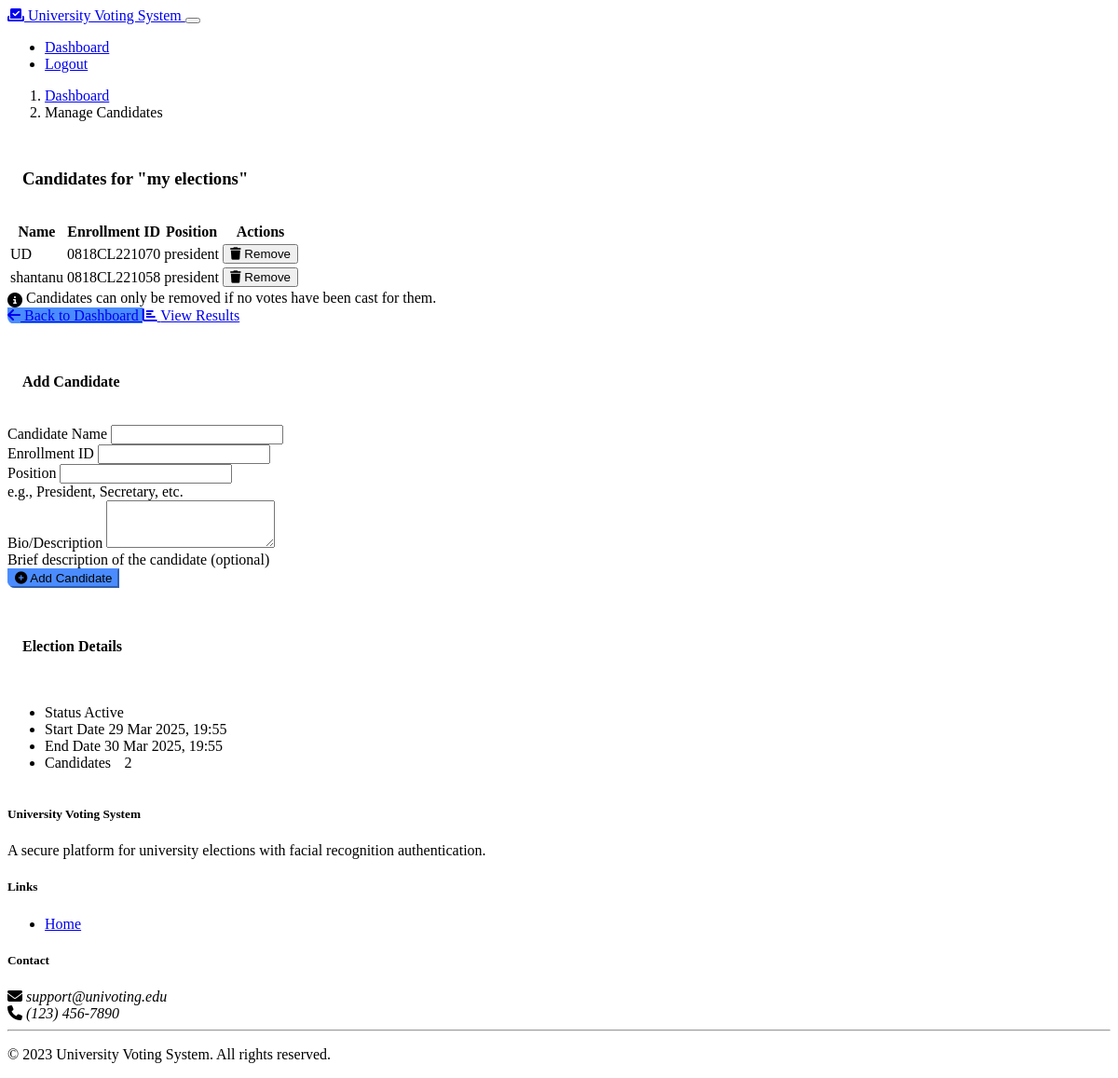
Screenshot of /admin/election/1/candidates (signed in) with the database file from the repository.
### models.py (models this page shows, shortened)
class Election(db.Model):
    id = db.Column(db.Integer, primary_key=True)
    title = db.Column(db.String(100), nullable=False)
    description = db.Column(db.Text, nullable=True)
    start_date = db.Column(db.DateTime, nullable=False)
    end_date = db.Column(db.DateTime, nullable=False)
    is_active = db.Column(db.Boolean, default=False)
    created_by = db.Column(db.Integer, db.ForeignKey('user.id'), nullable=False)
    created_at = db.Column(db.DateTime, default=datetime.datetime.utcnow)
    candidates = db.relationship('Candidate', backref='election', lazy=True, cascade="all, delete-orphan")
    votes = db.relationship('Vote', backref='election', lazy=True, cascade="all, delete-orphan")
    admin = db.relationship('User', backref='created_elections')

class Candidate(db.Model):
    id = db.Column(db.Integer, primary_key=True)
    name = db.Column(db.String(100), nullable=False)
    enrollment_id = db.Column(db.String(50), nullable=False)
    position = db.Column(db.String(100), nullable=False)
    bio = db.Column(db.Text, nullable=True)
    election_id = db.Column(db.Integer, db.ForeignKey('election.id'), nullable=False)
    created_at = db.Column(db.DateTime, default=datetime.datetime.utcnow)
    votes = db.relationship('Vote', backref='candidate', lazy=True)

### routes.py (the view, shortened to what this page needs)
@app.route('/admin/election/<int:election_id>/candidates', methods=['GET', 'POST'])
def manage_candidates(election_id):
    if not is_logged_in() or not is_admin():
        flash('You do not have permission to access this page', 'danger')
        return redirect(url_for('admin_login'))
    user_id = session.get('user_id')
    election = Election.query.get_or_404(election_id)
    if election.created_by != user_id:
        flash('You do not have permission to manage candidates for this election', 'danger')
        return redirect(url_for('admin_dashboard'))
    candidates = Candidate.query.filter_by(election_id=election_id).all()
    return render_template('manage_candidates.html', election=election, candidates=candidates)

### models.py (called while the page is built)
    def is_admin(self):
        return self.role == 'admin'

### routes.py (called while the page is built)
def is_logged_in():
    return 'user_id' in session

def is_admin():
    if not is_logged_in():
        return False
    user_id = session.get('user_id')
    user = User.query.get(user_id)
    return user and user.is_admin()

### templates/manage_candidates.html (shortened to what this page needs)
{% extends 'base.html' %}
{% block content %}
<div class="container py-4">
    <nav aria-label="breadcrumb">
        <ol class="breadcrumb">
            <li class="breadcrumb-item"><a href="{{ url_for('admin_dashboard') }}">Dashboard</a></li>
            <li class="breadcrumb-item active">Manage Candidates</li>
        </ol>
    </nav>
    <div class="row">
        <div class="col-md-8">
            <div class="card shadow mb-4">
                <div class="card-header bg-primary text-white d-flex justify-content-between align-items-center">
                    <h3 class="mb-0">Candidates for "{{ election.title }}"</h3>
                </div>
                <div class="card-body">
                    {% if candidates %}
                        <div class="table-responsive">
                            <table class="table table-hover">
                                <thead>
                                    <tr>
                                        <th>Name</th>
                                        <th>Enrollment ID</th>
                                        <th>Position</th>
                                        <th>Actions</th>
                                    </tr>
                                </thead>
                                <tbody>
                                    {% for candidate in candidates %}
                                        <tr>
                                            <td>{{ candidate.name }}</td>
                                            <td>{{ candidate.enrollment_id }}</td>
                                            <td>{{ candidate.position }}</td>
                                            <td>
                                                <form method="POST" action="{{ url_for('delete_candidate', candidate_id=candidate.id) }}" class="d-inline" onsubmit="return confirm('Are you sure you want to delete this candidate?')">
                                                    <button type="submit" class="btn btn-sm btn-outline-danger">
                                                        <i class="fas fa-trash me-1"></i> Remove
                                                    </button>
                                                </form>
                                            </td>
                                        </tr>
                                    {% endfor %}
                                </tbody>
                            </table>
                        </div>
                    {% endif %}
                    <div class="alert alert-info mt-3">
                        <i class="fas fa-info-circle me-2"></i> Candidates can only be removed if no votes have been cast for them.
                    </div>
                    <div class="d-grid gap-2 d-md-flex justify-content-md-start mt-3">
                        <a href="{{ url_for('admin_dashboard') }}" class="btn btn-primary">
                            <i class="fas fa-arrow-left me-2"></i> Back to Dashboard
                        </a>
                        {% if candidates %}
                            <a href="{{ url_for('view_results', election_id=election.id) }}" class="btn btn-success">
                                <i class="fas fa-chart-bar me-2"></i> View Results
                            </a>
                        {% endif %}
                    </div>
                </div>
            </div>
        </div>
        <div class="col-md-4">
            <div class="card shadow">
                <div class="card-header bg-secondary text-white">
                    <h4 class="mb-0">Add Candidate</h4>
                </div>
                <div class="card-body">
                    <form method="POST" action="{{ url_for('manage_candidates', election_id=election.id) }}">
                        <div class="mb-3">
                            <label for="name" class="form-label">Candidate Name</label>
                            <input type="text" class="form-control" id="name" name="name" required>
                        </div>
                        <div class="mb-3">
                            <label for="enrollment_id" class="form-label">Enrollment ID</label>
                            <input type="text" class="form-control" id="enrollment_id" name="enrollment_id" required>
                        </div>
                        <div class="mb-3">
                            <label for="position" class="form-label">Position</label>
                            <input type="text" class="form-control" id="position" name="position" required>
                            <div class="form-text">e.g., President, Secretary, etc.</div>
                        </div>
                        <div class="mb-3">
                            <label for="bio" class="form-label">Bio/Description</label>
                            <textarea class="form-control" id="bio" name="bio" rows="3"></textarea>
                            <div class="form-text">Brief description of the candidate (optional)</div>
                        </div>
                        <div class="d-grid">
                            <button type="submit" class="btn btn-primary">
                                <i class="fas fa-plus-circle me-2"></i> Add Candidate
                            </button>
                        </div>
                    </form>
                </div>
            </div>
            <div class="card shadow mt-4">
                <div class="card-header bg-info text-white">
                    <h4 class="mb-0">Election Details</h4>
                </div>
                <div class="card-body">
                    <ul class="list-group list-group-flush">
                        <li class="list-group-item d-flex justify-content-between align-items-center">
                            <span>Status</span>
                            <span class="badge bg-{{ 'success' if election.is_active else 'danger' }}">
                                {{ 'Active' if election.is_active else 'Inactive' }}
                            </span>
                        </li>
                        <li class="list-group-item d-flex justify-content-between align-items-center">
                            <span>Start Date</span>
                            <span>{{ election.start_date.strftime('%d %b %Y, %H:%M') }}</span>
                        </li>
                        <li class="list-group-item d-flex justify-content-between align-items-center">
                            <span>End Date</span>
                            <span>{{ election.end_date.strftime('%d %b %Y, %H:%M') }}</span>
                        </li>
                        <li class="list-group-item d-flex justify-content-between align-items-center">
                            <span>Candidates</span>
                            <span class="badge bg-primary rounded-pill">{{ candidates|length }}</span>
                        </li>
                    </ul>
                </div>
            </div>
        </div>
    </div>
</div>
{% endblock %}

### templates/base.html (shortened to what this page needs)
<!DOCTYPE html>
<html lang="en" data-bs-theme="dark">
<head>
    <link href="https://cdn.replit.com/agent/bootstrap-agent-dark-theme.min.css" rel="stylesheet">
    <link rel="stylesheet" href="https://cdnjs.cloudflare.com/ajax/libs/font-awesome/6.4.0/css/all.min.css">
    <link rel="stylesheet" href="{{ url_for('static', filename='css/custom.css') }}">
</head>
<body class="d-flex flex-column min-vh-100">
    <nav class="navbar navbar-expand-lg navbar-dark bg-dark">
        <div class="container">
            <a class="navbar-brand" href="{{ url_for('index') }}">
                <i class="fas fa-vote-yea me-2"></i>
                University Voting System
            </a>
            <button class="navbar-toggler" type="button" data-bs-toggle="collapse" data-bs-target="#navbarNav">
            </button>
            <div class="collapse navbar-collapse" id="navbarNav">
                <ul class="navbar-nav ms-auto">
                    {% if session.get('user_id') %}
                        {% set user = user or None %}
                        {% if user and user.is_admin() %}
                            <li class="nav-item">
                                <a class="nav-link" href="{{ url_for('admin_dashboard') }}">Dashboard</a>
                            </li>
                            <li class="nav-item">
                                <a class="nav-link" href="{{ url_for('create_election') }}">Create Election</a>
                            </li>
                        {% else %}
                            <li class="nav-item">
                                <a class="nav-link" href="{{ url_for('voter_dashboard') }}">Dashboard</a>
                            </li>
                        {% endif %}
                        <li class="nav-item">
                            <a class="nav-link" href="{{ url_for('logout') }}">Logout</a>
                        </li>
                    {% endif %}
                </ul>
            </div>
        </div>
    </nav>
    <main class="container my-4 flex-grow-1">
        {% block content %}{% endblock %}
    </main>
    <footer class="bg-dark text-white py-4 mt-5">
        <div class="container">
            <div class="row">
                <div class="col-md-6">
                    <h5>University Voting System</h5>
                    <p>A secure platform for university elections with facial recognition authentication.</p>
                </div>
                <div class="col-md-3">
                    <h5>Links</h5>
                    <ul class="list-unstyled">
                        <li><a href="{{ url_for('index') }}" class="text-decoration-none text-light">Home</a></li>
                    </ul>
                </div>
                <div class="col-md-3">
                    <h5>Contact</h5>
                    <address class="mb-0">
                        <i class="fas fa-envelope me-2"></i> support@univoting.edu<br>
                        <i class="fas fa-phone me-2"></i> (123) 456-7890
                    </address>
                </div>
            </div>
            <hr>
            <div class="text-center">
                <p class="mb-0">&copy; {{ now.year if now else 2023 }} University Voting System. All rights reserved.</p>
            </div>
        </div>
    </footer>
</body>
</html>

### static/css/custom.css (style rules this page uses)
.bg-dark { background-color: var(--bs-gray-900) !important; }
.card { margin-bottom: 1rem; border-radius: 0.5rem; overflow: hidden; }
.card-header { padding: 1rem; }
.btn-primary { background-color: #4a8cff; border-color: #4a8cff; }
.badge.rounded-pill { padding: 0.35em 0.65em; }
.alert i { vertical-align: middle; }

### rows the page displays
Election: title "my elections", is_active "Active", start_date "29 Mar 2025, 19:55", end_date "30 Mar 2025, 19:55"
Candidate: name "UD", enrollment_id "0818CL221070", position "president"
Candidate: name "shantanu", enrollment_id "0818CL221058", position "president"

### other values shown
{{ candidates|length }} "2"
{{ now.year if now else 2023 }} "2023"
